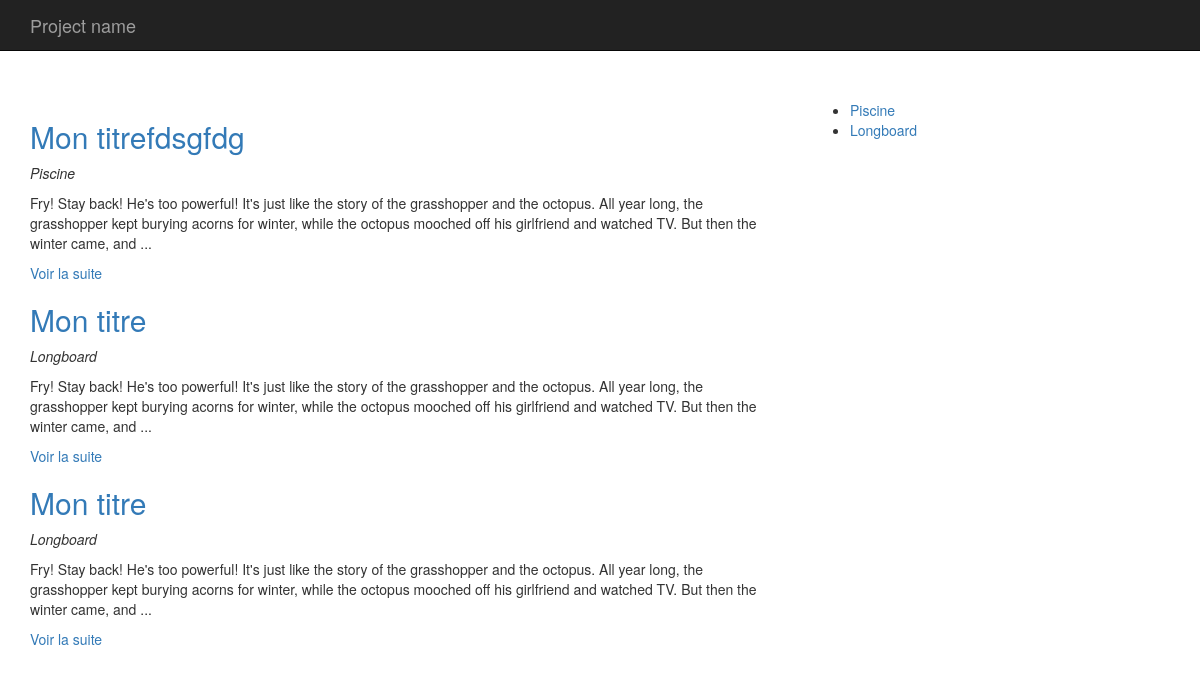
The page / on the database its author committed.
### tables this page shows
CREATE TABLE `articles` (
  `id` int(11) NOT NULL AUTO_INCREMENT,
  `titre` varchar(255) DEFAULT NULL,
  `contenu` longtext,
  `date` datetime DEFAULT NULL,
  `category_id` int(11) DEFAULT NULL,
  PRIMARY KEY (`id`),
  KEY `category_id` (`category_id`)
);

CREATE TABLE `categories` (
  `id` int(11) NOT NULL AUTO_INCREMENT,
  `titre` varchar(225) DEFAULT NULL,
  PRIMARY KEY (`id`)
);

### app/app.php (called while the page is built, shortened)
<?php
class App{
    private $db_instance;
    private static $_instance;
    public static function getInstance(){
        if(is_null(self::$_instance)){
            self::$_instance = new App();
        }
        return self::$_instance;
    }
    public static function load(){
        require ROOT . '/app/Autoloader.php';
        require ROOT . '/core/Autoloader.php';
    }
    public function getTable($name){
        return new $class_name($this->getDb());
    }
    public function getDb(){
        $config = Config::getInstance(ROOT . '/config/Config.php');
        if(is_null($this->db_instance)){
            $this->db_instance = new MysqlDatabase($config->get('db_name'), $config->get('db_user'), $config->get('db_pass'), $config->get('db_host'));
        }
        return $this->db_instance;
    }
}
?>

### app/Autoloader.php (called while the page is built, shortened)
<?php
    class Autoloader{
        static function autoload($class){
            if(strpos($class,__NAMESPACE__. '\\') === 0){
            $class = str_replace(__NAMESPACE__.'\\', '', $class);
            $class = str_replace('\\', '/', $class );
            }
        }
    }
?>

### core/Autoloader.php (called while the page is built, shortened)
<?php
    class Autoloader{
        static function autoload($class){
            if(strpos($class,__NAMESPACE__ . '\\') === 0){
            $class = str_replace(__NAMESPACE__ . '\\', '', $class);
            $class = str_replace('\\', '/', $class );
            }
        }
    }
?>

### config/Config.php (called while the page is built)
<?php
return array (
    "db_name" => "blog",
    "db_user" => "root",
    "db_pass" => "",
    "db_host" => "localhost:3306",
);
?>

### core/Config.php (called while the page is built, shortened)
<?php
class Config{
    private $settings = [];
    private static $_instance;
    private function __construct($file){
        $this->settings = require ($file);
    }
    public static function getInstance($file){
        if(is_null(self::$_instance)){
            self::$_instance = new Config($file);
        }
        return self::$_instance;
    }
    public function get($key){
        return $this->settings[$key];
    }
}
?>

### core/Table/Table.php (called while the page is built, shortened)
<?php
    class Table{
        protected $table;
        protected $db;
        public function __construct(Database $db)
        {
            $this->db = $db;
        }
       public function all(){
            return $this->query('SELECT * FROM blog.' . $this->table);
        }
        public function query($statement, $attributes = null, $one = false){
            if($attributes){
                return $this->db->prepare(
                    $statement,
                    $attributes,
                    str_replace('Table', 'Entity', get_class($this)),
                    $one
                );
            }else{
                    return $this->db->query(
                        $statement,
                        str_replace('Table', 'Entity', get_class($this)),
                        $one
                    );
            }
        }
    }
?>

### core/Database/MysqlDatabase.php (called while the page is built, shortened)
<?php
class MysqlDatabase extends Database{
    private $pdo;
    private function getPDO(){
        if($this->pdo === null){
        $pdo = new PDO ('mysql:host=blog;host=localhost:3306', 'root', '');
        $pdo->setAttribute(PDO::ATTR_ERRMODE, PDO::ERRMODE_EXCEPTION);
        $this->pdo = $pdo;
        }
        return $this->pdo;
    }
    public function query($statement, $class_name = null, $one = false){
        $req = $this->getPDO()->query($statement);
        if($class_name === null){
            $req->setFetchMode(PDO::FETCH_OBJ);
        }else{
            $req->setFetchMode(PDO::FETCH_CLASS, $class_name);
        }
        if($one){
            $datas = $req->fetch();
        }else{
            $datas = $req->fetchAll();
        }
        return $datas;
    }
}
?>

### app/Table/PostTable.php (called while the page is built, shortened)
<?php
    class PostTable extends Table{
        public function last(){
            return $this->query(
                "SELECT articles.id, articles.titre, articles.contenu, articles.date, categories.titre as categorie
                FROM blog.articles
                LEFT JOIN blog.categories ON category_id = categories.id
                ORDER BY articles.date DESC");
        }
    }
?>

### core/Entity/Entity.php (called while the page is built, shortened)
<?php
class Entity{
    public function __get($key){
        $method = 'get' . ucfirst($key);
        $this->$key = $this->$method();
        return $this->$key;
    }
}
?>

### app/Entity/CategoryEntity.php (called while the page is built, shortened)
<?php
    class CategoryEntity extends Entity{
            public function getUrl(){
                return 'index.php?p=posts.category&id=' . $this->id;
            }
    }
?>

### pages/posts/home.php (the view)
<div class="row">
    <div class="col-sm-8">
    <?php foreach(App::getInstance()->getTable('Post')->last() as $post): ?>
            <h2><a href="<?= $post->url; ?>"><?= $post->titre; ?></a></h2>
            <p><em><?= $post->categorie; ?></em></p>
            <p><?= $post->extrait; ?></p>
    <?php endforeach; ?>
    </div>
    <div class="col-sm-4">
        <ul>
        <?php foreach(App::getInstance()->getTable('Category')->all() as $categorie): ?>
            <li><a href="<?= $categorie->url; ?>"><?= $categorie->titre; ?></a></li>
        <?php endforeach; ?>
        </ul>
    </div>
</div>

### public/index.php (shortened to what this page needs)
<?php
require ROOT . '/app/App.php';
if(isset($_GET['p'])){
        $page = $_GET['p'];
}else{
        $page = 'home';
}
if($page === 'home'){
    require ROOT . '/pages/posts/home.php';
}elseif($page === 'posts.category'){
    require ROOT . '/pages/posts/category.php';
}elseif($page === 'posts.show'){
    require ROOT . '/pages/posts/show.php';
}elseif($page === 'login'){
    require ROOT . '/pages/users/login.php';
}
$content = ob_get_clean();
require ROOT . '/pages/templates/default.php';
?>

### app/Entity/PostEntity.php (shortened to what this page needs)
<?php
    class PostEntity extends Entity{
            public function getUrl(){
                return 'index.php?p=posts.show&id=' . $this->id;
            }
            public function getExtrait(){
                $html ='<p>' . substr($this->contenu, 0, 250) . '...</p>';
                $html .= '<p><a href="' . $this->getURL() . '">Voir la suite</a></p>';
                return $html;
            }
    }
?>

### pages/templates/default.php (shortened to what this page needs)
<!DOCTYPE html>
<html lang="en">
  <head>
    <link href="//maxcdn.bootstrapcdn.com/bootstrap/3.3.2/css/bootstrap.min.css" rel="stylesheet">
  </head>
  <body>
    <nav class="navbar navbar-inverse navbar-fixed-top">
      <div class="container">
        <div class="navbar-header">
          <a class="navbar-brand" href="index.php">Project name</a>
        </div>
      </div>
    </nav>
    <div class="container">
      <div class="starter-template" style="padding-top: 100px;">
        <?= $content; ?>
      </div>
    </div>
  </body>
</html>

### rows shown on the page
articles: titre "Mon titrefdsgfdg", category.titre "Piscine", contenu "Fry! Stay back! He's too powerful! It's just like the story of the grasshopper and the octopus. All year long, the grasshopper kept burying acorns for winter, while the octopus mooched off his girlfriend and watched TV. But then the winter came, and"
articles: titre "Mon titre", category.titre "Longboard", contenu "Fry! Stay back! He's too powerful! It's just like the story of the grasshopper and the octopus. All year long, the grasshopper kept burying acorns for winter, while the octopus mooched off his girlfriend and watched TV. But then the winter came, and"
articles: titre "Mon titre", category.titre "Longboard", contenu "Fry! Stay back! He's too powerful! It's just like the story of the grasshopper and the octopus. All year long, the grasshopper kept burying acorns for winter, while the octopus mooched off his girlfriend and watched TV. But then the winter came, and"
categories: titre "Piscine"
categories: titre "Longboard"
